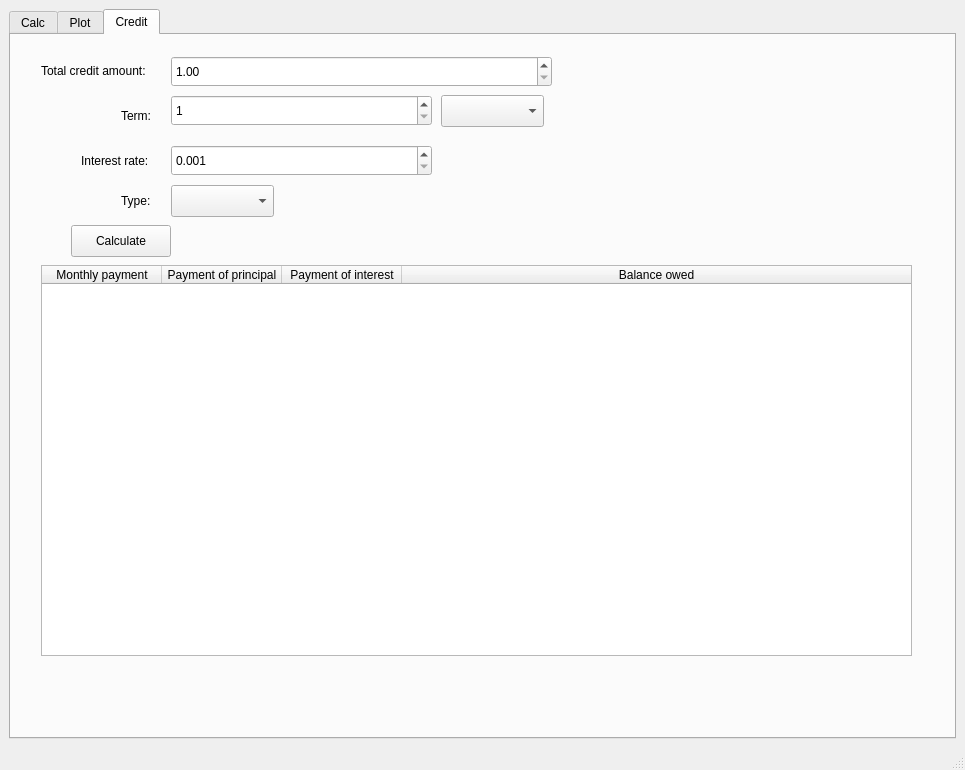
<?xml version="1.0" encoding="UTF-8"?>
<ui version="4.0">
 <class>View</class>
 <widget class="QMainWindow" name="View">
  <property name="geometry">
   <rect>
    <x>0</x>
    <y>0</y>
    <width>965</width>
    <height>770</height>
   </rect>
  </property>
  <property name="windowTitle">
   <string>View</string>
  </property>
  <widget class="QWidget" name="centralwidget">
   <layout class="QVBoxLayout" name="verticalLayout_5">
    <item>
     <widget class="QTabWidget" name="tabWidget">
      <property name="currentIndex">
       <number>2</number>
      </property>
      <widget class="QWidget" name="tabCalc">
       <attribute name="title">
        <string>Calc</string>
       </attribute>
       <layout class="QVBoxLayout" name="verticalLayout_3">
        <item>
         <layout class="QVBoxLayout" name="verticalLayout_2">
          <item>
           <widget class="QListWidget" name="listWidget"/>
          </item>
          <item>
           <layout class="QHBoxLayout" name="horizontalLayout">
            <item>
             <widget class="QLineEdit" name="lineEdit"/>
            </item>
            <item>
             <widget class="QPushButton" name="runButton">
              <property name="text">
               <string>Run</string>
              </property>
             </widget>
            </item>
           </layout>
          </item>
         </layout>
        </item>
       </layout>
      </widget>
      <widget class="QWidget" name="tabPlot">
       <attribute name="title">
        <string>Plot</string>
       </attribute>
       <layout class="QVBoxLayout" name="verticalLayout_4">
        <item>
         <layout class="QVBoxLayout" name="verticalLayout">
          <item>
           <layout class="QHBoxLayout" name="horizontalLayout_2">
            <property name="sizeConstraint">
             <enum>QLayout::SetDefaultConstraint</enum>
            </property>
            <item>
             <widget class="QComboBox" name="comboBox"/>
            </item>
            <item>
             <widget class="QPushButton" name="plotButton">
              <property name="text">
               <string>Draw</string>
              </property>
             </widget>
            </item>
           </layout>
          </item>
          <item>
           <layout class="QHBoxLayout" name="horizontalLayout_3">
            <item>
             <widget class="QLabel" name="label">
              <property name="text">
               <string>Dmin:</string>
              </property>
              <property name="alignment">
               <set>Qt::AlignRight|Qt::AlignTrailing|Qt::AlignVCenter</set>
              </property>
             </widget>
            </item>
            <item>
             <widget class="QDoubleSpinBox" name="dmin">
              <property name="minimum">
               <double>-1000000.000000000000000</double>
              </property>
              <property name="value">
               <double>-10.000000000000000</double>
              </property>
             </widget>
            </item>
            <item>
             <widget class="QLabel" name="label_2">
              <property name="text">
               <string>Dmax:</string>
              </property>
              <property name="alignment">
               <set>Qt::AlignRight|Qt::AlignTrailing|Qt::AlignVCenter</set>
              </property>
             </widget>
            </item>
            <item>
             <widget class="QDoubleSpinBox" name="dmax">
              <property name="minimum">
               <double>-1000000.000000000000000</double>
              </property>
              <property name="maximum">
               <double>1000000.000000000000000</double>
              </property>
              <property name="value">
               <double>10.000000000000000</double>
              </property>
             </widget>
            </item>
            <item>
             <widget class="QLabel" name="label_3">
              <property name="text">
               <string>Emin:</string>
              </property>
              <property name="alignment">
               <set>Qt::AlignRight|Qt::AlignTrailing|Qt::AlignVCenter</set>
              </property>
             </widget>
            </item>
            <item>
             <widget class="QDoubleSpinBox" name="emin">
              <property name="minimum">
               <double>-1000000.000000000000000</double>
              </property>
              <property name="maximum">
               <double>1000000.000000000000000</double>
              </property>
              <property name="value">
               <double>-10.000000000000000</double>
              </property>
             </widget>
            </item>
            <item>
             <widget class="QLabel" name="label_4">
              <property name="text">
               <string>Emax:</string>
              </property>
              <property name="alignment">
               <set>Qt::AlignRight|Qt::AlignTrailing|Qt::AlignVCenter</set>
              </property>
             </widget>
            </item>
            <item>
             <widget class="QDoubleSpinBox" name="emax">
              <property name="minimum">
               <double>-1000000.000000000000000</double>
              </property>
              <property name="maximum">
               <double>1000000.000000000000000</double>
              </property>
              <property name="value">
               <double>10.000000000000000</double>
              </property>
             </widget>
            </item>
           </layout>
          </item>
          <item>
           <widget class="QChartView" name="graphicsView"/>
          </item>
         </layout>
        </item>
       </layout>
      </widget>
      <widget class="QWidget" name="tabCredit">
       <attribute name="title">
        <string>Credit</string>
       </attribute>
       <widget class="QLabel" name="label_5">
        <property name="geometry">
         <rect>
          <x>30</x>
          <y>20</y>
          <width>121</width>
          <height>31</height>
         </rect>
        </property>
        <property name="text">
         <string>Total credit amount:</string>
        </property>
       </widget>
       <widget class="QDoubleSpinBox" name="creditTotalSpinBox">
        <property name="geometry">
         <rect>
          <x>160</x>
          <y>21</y>
          <width>381</width>
          <height>31</height>
         </rect>
        </property>
        <property name="minimum">
         <double>1.000000000000000</double>
        </property>
        <property name="maximum">
         <double>100000000.000000000000000</double>
        </property>
       </widget>
       <widget class="QLabel" name="label_6">
        <property name="geometry">
         <rect>
          <x>110</x>
          <y>70</y>
          <width>41</width>
          <height>21</height>
         </rect>
        </property>
        <property name="text">
         <string>Term:</string>
        </property>
       </widget>
       <widget class="QSpinBox" name="creditTermSpinBox">
        <property name="geometry">
         <rect>
          <x>160</x>
          <y>60</y>
          <width>261</width>
          <height>31</height>
         </rect>
        </property>
        <property name="minimum">
         <number>1</number>
        </property>
       </widget>
       <widget class="QComboBox" name="creditTermComboBox">
        <property name="geometry">
         <rect>
          <x>430</x>
          <y>60</y>
          <width>103</width>
          <height>32</height>
         </rect>
        </property>
       </widget>
       <widget class="QLabel" name="label_7">
        <property name="geometry">
         <rect>
          <x>70</x>
          <y>110</y>
          <width>81</width>
          <height>31</height>
         </rect>
        </property>
        <property name="text">
         <string>Interest rate:</string>
        </property>
       </widget>
       <widget class="QDoubleSpinBox" name="creditRateSpinBox">
        <property name="geometry">
         <rect>
          <x>160</x>
          <y>110</y>
          <width>261</width>
          <height>31</height>
         </rect>
        </property>
        <property name="decimals">
         <number>3</number>
        </property>
        <property name="minimum">
         <double>0.001000000000000</double>
        </property>
       </widget>
       <widget class="QLabel" name="label_8">
        <property name="geometry">
         <rect>
          <x>110</x>
          <y>150</y>
          <width>41</width>
          <height>31</height>
         </rect>
        </property>
        <property name="text">
         <string>Type:</string>
        </property>
       </widget>
       <widget class="QComboBox" name="creditTypeComboBox">
        <property name="geometry">
         <rect>
          <x>160</x>
          <y>150</y>
          <width>103</width>
          <height>32</height>
         </rect>
        </property>
       </widget>
       <widget class="QPushButton" name="creditPushButton">
        <property name="geometry">
         <rect>
          <x>60</x>
          <y>190</y>
          <width>100</width>
          <height>32</height>
         </rect>
        </property>
        <property name="text">
         <string>Calculate</string>
        </property>
       </widget>
       <widget class="QTableWidget" name="creditTableWidget">
        <property name="geometry">
         <rect>
          <x>30</x>
          <y>230</y>
          <width>871</width>
          <height>391</height>
         </rect>
        </property>
        <attribute name="horizontalHeaderDefaultSectionSize">
         <number>120</number>
        </attribute>
        <attribute name="horizontalHeaderStretchLastSection">
         <bool>true</bool>
        </attribute>
        <column>
         <property name="text">
          <string>Monthly payment</string>
         </property>
        </column>
        <column>
         <property name="text">
          <string>Payment of principal</string>
         </property>
        </column>
        <column>
         <property name="text">
          <string>Payment of interest</string>
         </property>
        </column>
        <column>
         <property name="text">
          <string>Balance owed</string>
         </property>
        </column>
       </widget>
      </widget>
     </widget>
    </item>
   </layout>
  </widget>
  <widget class="QStatusBar" name="statusbar"/>
  <widget class="QMenuBar" name="menubar">
   <property name="geometry">
    <rect>
     <x>0</x>
     <y>0</y>
     <width>965</width>
     <height>24</height>
    </rect>
   </property>
  </widget>
 </widget>
 <customwidgets>
  <customwidget>
   <class>QChartView</class>
   <extends>QGraphicsView</extends>
   <header location="global">QChart</header>
  </customwidget>
 </customwidgets>
 <resources/>
 <connections/>
</ui>
